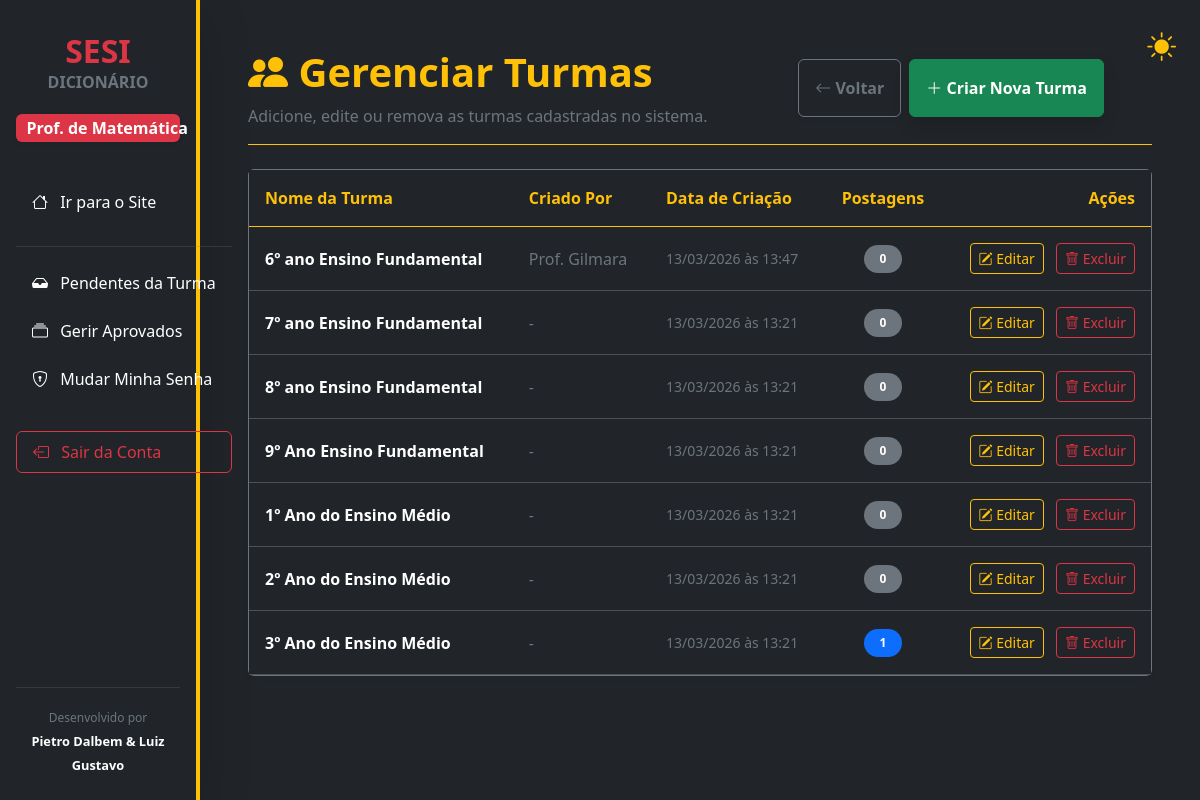
Screenshot of /gerenciar_turmas.php (signed in) with the database file from the repository.
### tables this page shows
CREATE TABLE `turmas` (
  `id` int(11) NOT NULL,
  `nome` varchar(50) NOT NULL,
  `senha` varchar(50) NOT NULL,
  `criado_por` varchar(50) DEFAULT NULL,
  `data_criacao` timestamp NOT NULL DEFAULT current_timestamp()
);

### gerenciar_turmas.php (the view, shortened to what this page needs)
<?php
require_once 'config/conexao.php';
$materia_logada = $_SESSION['materia_admin'];
$nome_materia = ($materia_logada === 'portugues') ? 'Português' : 'Matemática';
$cor_badge = ($materia_logada === 'portugues') ? 'bg-primary' : 'bg-danger';
?>
<!DOCTYPE html>
<html lang="pt-BR" data-bs-theme="dark">
<head>
    <link href="https://cdn.jsdelivr.net/npm/bootstrap@5.3.3/dist/css/bootstrap.min.css" rel="stylesheet">
    <link rel="stylesheet" href="https://cdn.jsdelivr.net/npm/bootstrap-icons@1.11.3/font/bootstrap-icons.min.css">
</head>
<body class="bg-body">
    <div class="container-fluid">
        <div class="row">
            <nav class="col-md-3 col-lg-2 offcanvas-md offcanvas-start bg-dark border-end border-warning border-4 position-fixed vh-100 p-3 d-flex flex-column shadow-lg" id="menuLateral">
                <div class="text-center mb-3 mt-md-3 d-none d-md-block">
                    <h2 class="fw-bolder text-danger tracking-tight mb-0">SESI</h2>
                    <span class="text-secondary fw-bold fs-6 text-uppercase letter-spacing-1">Dicionário</span>
                </div>
                <div class="text-center mb-4 mt-3 mt-md-0">
                    <span class="badge <?php echo $cor_badge; ?> fs-6 mt-1 shadow-sm w-100">Prof. de <?php echo $nome_materia; ?></span>
                </div>
                <ul class="nav nav-pills flex-column mb-auto mt-3">
                    <li>
                        <a href="index.php" class="nav-link text-white mb-2 text-nowrap">
                            <i class="bi bi-house me-2"></i> Ir para o Site
                        </a>
                    </li>
                    <hr class="border-secondary">
                    <li class="nav-item">
                        <a href="admin.php" class="nav-link text-white mb-2 text-nowrap">
                            <i class="bi bi-inbox-fill me-2"></i> Pendentes da Turma
                        </a>
                    </li>
                    <li class="nav-item">
                        <a href="gerenciar.php" class="nav-link text-white mb-2 text-nowrap">
                            <i class="bi bi-collection me-2"></i> Gerir Aprovados
                        </a>
                    </li>
                    <li class="nav-item">
                        <a href="alterar_senha.php" class="nav-link text-white mb-2 text-nowrap">
                            <i class="bi bi-shield-lock me-2"></i> Mudar Minha Senha
                        </a>
                    </li>
                    <li class="mt-4">
                        <a href="admin.php?sair=true" class="nav-link text-danger border border-danger mb-2 text-nowrap">
                            <i class="bi bi-box-arrow-left me-2"></i> Sair da Conta
                        </a>
                    </li>
                </ul>
                <div class="mt-auto pb-2 text-center">
                    <hr class="border-secondary mt-0 mb-3">
                    <span class="text-secondary" style="font-size: 0.75rem;">Desenvolvido por</span><br>
                    <span class="fw-bold text-white" style="font-size: 0.8rem;">Pietro Dalbem & Luiz Gustavo</span>
                </div>
            </nav>
            <main class="col-md-9 offset-md-3 col-lg-10 offset-lg-2 px-3 px-md-5 py-4 py-md-5 min-vh-100 position-relative">
                <div class="position-absolute top-0 end-0 p-4 d-none d-md-block">
                    <i class="bi bi-sun-fill text-warning btn-tema icone-tema" onclick="alternarTema()" title="Alternar Tema"></i>
                </div>
                <div class="d-flex flex-column flex-md-row justify-content-between align-items-md-center mb-4 border-bottom border-warning pb-3 gap-3 pe-md-5">
                    <div>
                        <h1 class="fw-bold text-warning"><i class="bi bi-people-fill"></i> Gerenciar Turmas</h1>
                        <p class="text-secondary fs-6 fs-md-5 mb-0">Adicione, edite ou remova as turmas cadastradas no sistema.</p>
                    </div>
                    <div class="d-flex flex-column flex-sm-row gap-2">
                        <a href="admin.php" class="btn btn-outline-secondary fw-bold p-2 p-md-3 shadow-sm">
                            <i class="bi bi-arrow-left"></i> Voltar
                        </a>
                        <button class="btn btn-success fw-bold p-2 p-md-3 shadow" data-bs-toggle="modal" data-bs-target="#modalNovaTurma">
                            <i class="bi bi-plus-lg"></i> Criar Nova Turma
                        </button>
                    </div>
                </div>
                <div class="card bg-dark shadow-sm border-secondary">
                    <div class="card-body p-0">
                        <div class="table-responsive">
                            <table class="table table-dark table-hover mb-0 align-middle">
                                <thead>
                                    <tr class="border-bottom border-warning">
                                        <th scope="col" class="p-3 text-warning">Nome da Turma</th>
                                        <th scope="col" class="p-3 text-warning">Criado Por</th>
                                        <th scope="col" class="p-3 text-warning">Data de Criação</th>
                                        <th scope="col" class="p-3 text-warning text-center">Postagens</th>
                                        <th scope="col" class="p-3 text-warning text-end">Ações</th>
                                    </tr>
                                </thead>
                                <tbody>
                                    <?php
                                    $sql_turmas = "
                                        SELECT t.id, t.nome, t.senha, t.criado_por, t.data_criacao,
                                        (SELECT COUNT(*) FROM termos WHERE turma_id = t.id) AS total_postagens
                                        FROM turmas t
                                        ORDER BY
                                            CASE
                                                WHEN t.nome LIKE '%6º%' THEN 1
                                                WHEN t.nome LIKE '%7º%' THEN 2
                                                WHEN t.nome LIKE '%8º%' THEN 3
                                                WHEN t.nome LIKE '%9º%' THEN 4
                                                WHEN t.nome LIKE '%1º%' THEN 5
                                                WHEN t.nome LIKE '%2º%' THEN 6
                                                WHEN t.nome LIKE '%3º%' THEN 7
                                                ELSE 8
                                            END ASC, t.nome ASC
                                    ";
                                    $resultado = $conn->query($sql_turmas);
                                    if ($resultado && $resultado->num_rows > 0) {
                                        while ($turma = $resultado->fetch_assoc()) {
                                            $data_formatada = !empty($turma['data_criacao']) ? date('d/m/Y \à\s H:i', strtotime($turma['data_criacao'])) : '-';
                                            $criador = !empty($turma['criado_por']) ? htmlspecialchars($turma['criado_por']) : '-';
                                    ?>
                                        <tr>
                                            <td class="p-3 fw-bold text-white"><?php echo htmlspecialchars($turma['nome']); ?></td>
                                            <td class="p-3 text-secondary"><?php echo $criador; ?></td>
                                            <td class="p-3 text-secondary small"><?php echo $data_formatada; ?></td>
                                            <td class="p-3 text-center">
                                                <span class="badge <?php echo ($turma['total_postagens'] > 0) ? 'bg-primary' : 'bg-secondary text-white'; ?> rounded-pill px-3 py-2">
                                                    <?php echo $turma['total_postagens']; ?>
                                                </span>
                                            </td>
                                            <td class="p-3 text-end">
                                                <button class="btn btn-sm btn-outline-warning me-2" data-bs-toggle="modal" data-bs-target="#modalEditarTurma<?php echo $turma['id']; ?>">
                                                    <i class="bi bi-pencil-square"></i> Editar
                                                </button>
                                                <a href="gerenciar_turmas.php?deletar_id=<?php echo $turma['id']; ?>" class="btn btn-sm btn-outline-danger" onclick="return confirm('Tem certeza que deseja apagar a turma <?php echo htmlspecialchars($turma['nome']); ?>? As postagens continuarão no site, mas a turma sumirá daqui.');">
                                                    <i class="bi bi-trash"></i> Excluir
                                                </a>
                                            </td>
                                        </tr>
                                    <?php
                                        }
                                    } else {
                                        echo "<tr><td colspan='5' class='text-center p-4 text-secondary'>Nenhuma turma cadastrada no momento.</td></tr>";
                                    }
                                    ?>
                                </tbody>
                            </table>
                        </div>
                    </div>
                </div>
            </main>
        </div>
    </div>
</body>
</html>

### gerenciar_turmas.php (style rules this page uses)
.btn-tema { font-size: 1.8rem; cursor: pointer; user-select: none; }

### rows the page displays
turmas: nome "6º ano Ensino Fundamental", criado_por "Prof. Gilmara", data_criacao "13/03/2026 às 13:47", total_postagens "0"
turmas: nome "7º ano Ensino Fundamental", criado_por "-", data_criacao "13/03/2026 às 13:21", total_postagens "0"
turmas: nome "8º ano Ensino Fundamental", criado_por "-", data_criacao "13/03/2026 às 13:21", total_postagens "0"
turmas: nome "9º Ano Ensino Fundamental", criado_por "-", data_criacao "13/03/2026 às 13:21", total_postagens "0"
turmas: nome "1º Ano do Ensino Médio", criado_por "-", data_criacao "13/03/2026 às 13:21", total_postagens "0"
turmas: nome "2º Ano do Ensino Médio", criado_por "-", data_criacao "13/03/2026 às 13:21", total_postagens "0"
turmas: nome "3º Ano do Ensino Médio", criado_por "-", data_criacao "13/03/2026 às 13:21", total_postagens "1"

### other values shown
$nome_materia "Matemática"
